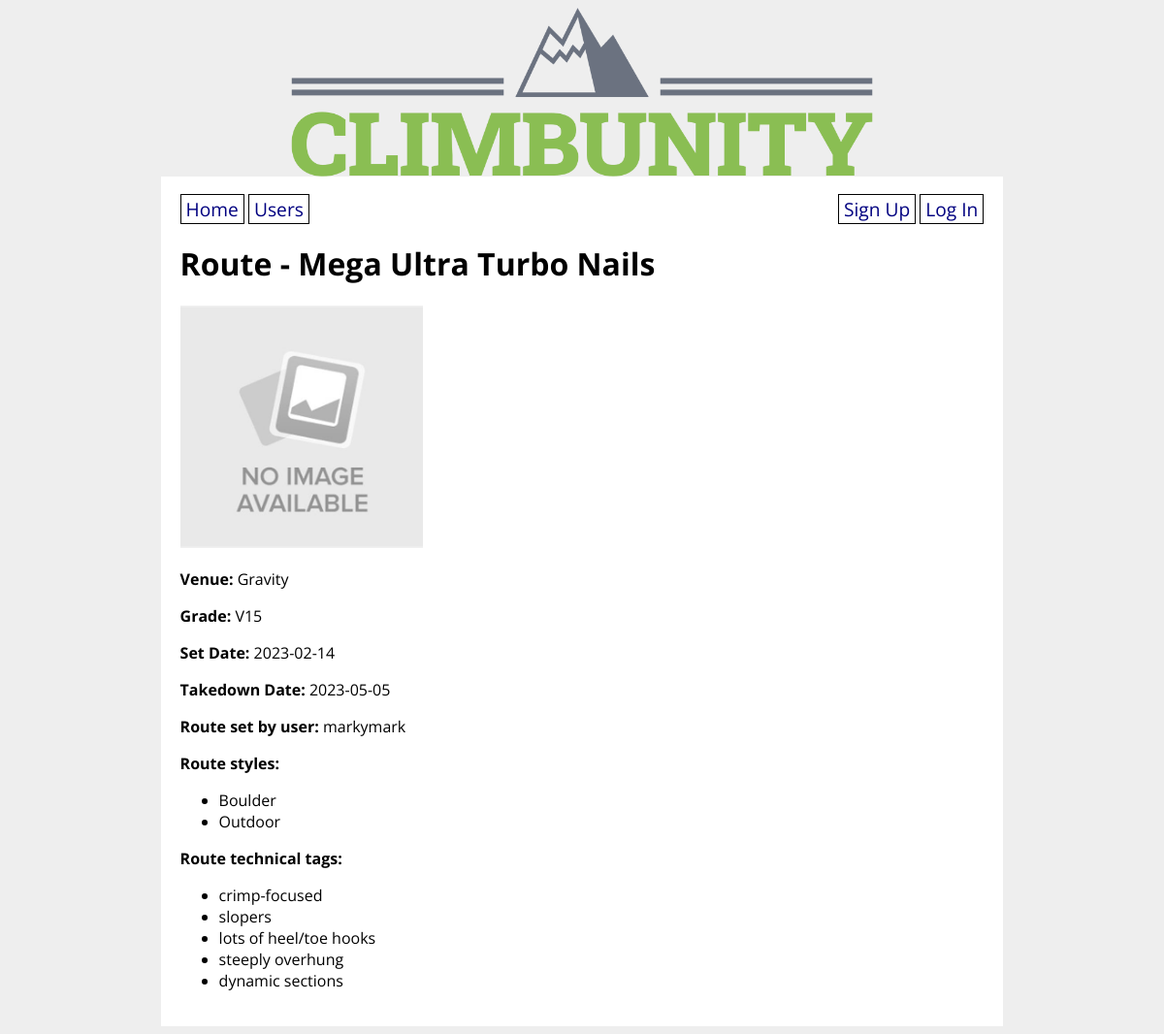
/route/1, run on the app's committed database.
### climbunity_app/models.py (models this page shows, shortened)
class Route(db.Model):
    id = db.Column(db.Integer, primary_key=True)
    venue_id = db.Column(db.Integer, db.ForeignKey('venue.id'), nullable=False)
    setter_id = db.Column(db.Integer, db.ForeignKey('user.id'))
    name = db.Column(db.String(80), nullable=False)
    grade = db.Column(db.String(10), nullable=False)
    photo_url = db.Column(URLType)
    route_set_date = db.Column(db.Date)
    route_takedown_date = db.Column(db.Date)
    projecting_users = db.relationship('User',
        secondary='user_project_lists', back_populates='user_projects'
    )
    ascents_on_route = db.relationship('Ascent',
        secondary='route_ascent_lists', back_populates='routes_ascended'
    )
    possible_route_styles = db.relationship('Style',
        secondary='route_style_lists', back_populates='route_styles'
    )
    route_tags = db.relationship('Tag',
        secondary='route_tag_lists', back_populates='tagged_routes'
    )

class Venue(db.Model):
    id = db.Column(db.Integer, primary_key=True)
    name = db.Column(db.String(80), nullable=False)
    address = db.Column(db.String(80), nullable=False)
    open_hours = db.Column(db.String(1000))
    description = db.Column(db.String(1000))
    booked_appointments = db.relationship('Appointment',
        secondary='venue_bookings', back_populates='appointment_venues'
    )
    def __str__(self):
        return f'{self.name}'

class User(UserMixin, db.Model):
    id = db.Column(db.Integer, primary_key=True)
    username = db.Column(db.String(80), nullable=False, unique=True)
    password = db.Column(db.String(200), nullable=False)
    email = db.Column(db.String(200), nullable=False)
    first_name = db.Column(db.String(50), nullable=False)
    last_name = db.Column(db.String(50), nullable=False)
    address = db.Column(db.String(200), nullable=False)
    has_gear = db.Column(db.Boolean, nullable=False)
    user_projects = db.relationship('Route',
        secondary='user_project_lists', back_populates='projecting_users'
    )
    user_appointments = db.relationship('Appointment',
        secondary='appointment_guests', back_populates='appointment_attendants'
    )
    user_does_styles = db.relationship('Style',
        secondary='user_style_lists', back_populates='climber_styles'
    )
    def __str__(self):
        return f'{self.username}'

class Style(db.Model):
    id = db.Column(db.Integer, primary_key=True)
    style = db.Column(db.String(8))
    climber_styles = db.relationship('User',
        secondary='user_style_lists', back_populates='user_does_styles'
    )
    route_styles = db.relationship('Route',
        secondary='route_style_lists', back_populates='possible_route_styles'
    )
    def __str__(self):
        return f'{self.style}'

class Tag(db.Model):
    id = db.Column(db.Integer, primary_key=True)
    tag = db.Column(db.String)
    tagged_routes = db.relationship('Route',
        secondary='route_tag_lists', back_populates='route_tags'
    )
    def __str__(self):
        return f'{self.tag}'
    def __repr__(self):
        return f'{self.tag}'

### climbunity_app/main/routes.py (the view, shortened to what this page needs)
@main.route('/route/<route_id>', methods=['GET', 'POST'])
def route_detail(route_id):
    route = Route.query.get(route_id)
    route_venue = Venue.query.get(route.venue_id)
    setter = User.query.get(route.setter_id)
    form = RouteForm(obj=route)
    item = Route.query.get(route_id)
    return render_template('route_detail.html', form=form, route=route, route_venue=route_venue, setter=setter)

### climbunity_app/templates/route_detail.html (shortened to what this page needs)
{% extends 'base.html' %}
{% block content %}
    <h1>Route - {{ route.name }}</h1>
    {% if route.photo_url %}
        <p><img src="{{ route.photo_url }}" width="250px" height="250px"></p>
    {% endif %}
    <p><strong>Venue:</strong> {{ route_venue }}</p>
    <p><strong>Grade:</strong> {{ route.grade }}</p>
    <p><strong>Set Date:</strong> {{ route.route_set_date }}</p>
    <p><strong>Takedown Date:</strong> {{ route.route_takedown_date }}</p>
    <p><strong>Route set by user:</strong> {{ setter }}</p>
    <p><strong>Route styles:</strong></p>
    <ul>
        {% for style in route.possible_route_styles %}
            <li>{{ style }}</li>
        {% endfor %}
    </ul>
    <p><strong>Route technical tags:</strong></p>
    <ul>
        {% for tag in route.route_tags %}
            <li>{{ tag }}</li>
        {% endfor %}
    </ul>
{% endblock %}

### climbunity_app/templates/base.html (shortened to what this page needs)
<!DOCTYPE html>
<html>
    <head>
        <link rel="stylesheet" href="/static/style.css">
    </head>
    <body>
        <img class="header-image" src="../static/img/logo-no-background.png" />
        <div id="content">
            {% include 'partials/nav_buttons_partial.html' %}
            {% block content %}{% endblock %}
        </div>
    </body>
</html>

### climbunity_app/templates/partials/nav_buttons_partial.html (shortened to what this page needs)
<nav>
    <div>
        <a href="/">Home</a>
        <a href="/users">Users</a>
    </div>
    <div>
        {% if current_user.is_authenticated %}
            <a href="/new_venue">New Venue</a>
            <a href="/new_route">New Route</a>
            <a href="/new_appointment">New Appointment</a>
            <a href="/logout">Log Out</a>
        {% else %}
            <a href="/signup">Sign Up</a>
            <a href="/login">Log In</a>
        {% endif %}
    </div>
</nav>

### climbunity_app/static/style.css (style rules this page uses)
body { display: flex; flex-direction: column; align-items: center; background-color: #eee; font-family: 'Open Sans', sans-serif; }
#content { width: 70%; background-color: white; padding: 20px; }
nav { width: 100%; display: flex; flex-direction: row; justify-content: space-between; }
nav a { color: navy; text-decoration: none; border: 1px solid black; padding: 1px 5px; font-size: 1.2em; }
.header-image { max-width: 600px; }

### data on the page
Route: name "Mega Ultra Turbo Nails", photo_url (placeholder picture), grade "V15", route_set_date "2023-02-14", route_takedown_date "2023-05-05"
Venue: name "Gravity"
User: username "markymark"
Style: style "Boulder"
Style: style "Outdoor"
Tag: tag "crimp-focused"
Tag: tag "slopers"
Tag: tag "lots of heel/toe hooks"
Tag: tag "steeply overhung"
Tag: tag "dynamic sections"
